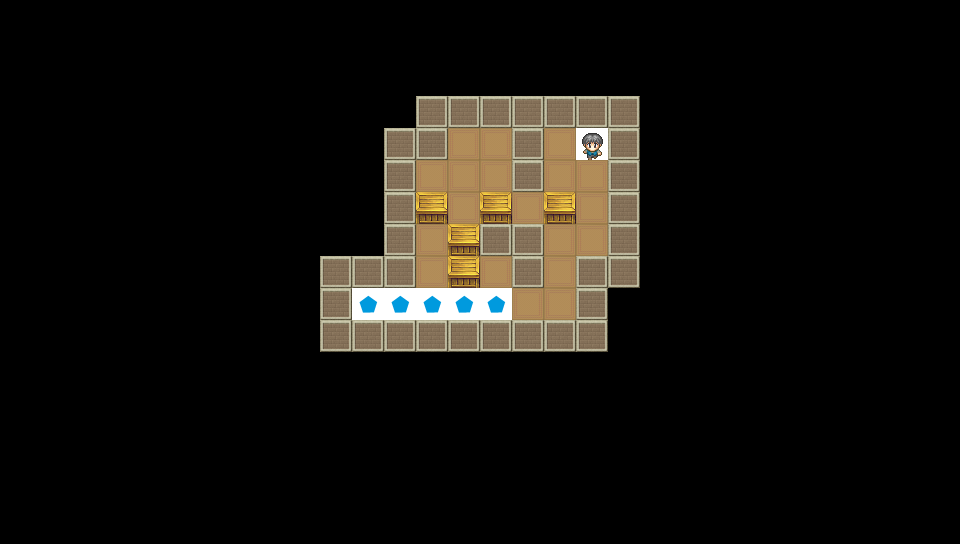

This game map was drawn from its Tiled (.tmx) file and the tilesets committed beside it. A one-line description and the full map source follow:
An orthogonal 30x17 tile map with 32x32 px tiles, 2 tile layers (GroundChip, GimmickChip).

<map version="1.5" tiledversion="1.6.0" orientation="orthogonal" renderorder="right-down" width="30" height="17" tilewidth="32" tileheight="32" infinite="0" nextlayerid="3" nextobjectid="1">
 <editorsettings>
  <export target="Stage3.csv" format="csv" />
 </editorsettings>
 <tileset firstgid="1" source="Chips.tsx" />
 <layer id="1" name="GroundChip" width="30" height="17">
  <data encoding="csv">
0,0,0,0,0,0,0,0,0,0,0,0,0,0,0,0,0,0,0,0,0,0,0,0,0,0,0,0,0,0,
0,0,0,0,0,0,0,0,0,0,0,0,0,0,0,0,0,0,0,0,0,0,0,0,0,0,0,0,0,0,
0,0,0,0,0,0,0,0,0,0,0,0,0,0,0,0,0,0,0,0,0,0,0,0,0,0,0,0,0,0,
0,0,0,0,0,0,0,0,0,0,0,0,0,3,3,3,3,3,3,3,0,0,0,0,0,0,0,0,0,0,
0,0,0,0,0,0,0,0,0,0,0,0,3,3,2,2,3,2,2,3,0,0,0,0,0,0,0,0,0,0,
0,0,0,0,0,0,0,0,0,0,0,0,3,2,2,2,3,2,2,3,0,0,0,0,0,0,0,0,0,0,
0,0,0,0,0,0,0,0,0,0,0,0,3,2,2,2,2,2,2,3,0,0,0,0,0,0,0,0,0,0,
0,0,0,0,0,0,0,0,0,0,0,0,3,2,2,3,3,2,2,3,0,0,0,0,0,0,0,0,0,0,
0,0,0,0,0,0,0,0,0,0,3,3,3,2,2,2,3,2,3,3,0,0,0,0,0,0,0,0,0,0,
0,0,0,0,0,0,0,0,0,0,3,2,2,2,2,2,2,2,3,0,0,0,0,0,0,0,0,0,0,0,
0,0,0,0,0,0,0,0,0,0,3,3,3,3,3,3,3,3,3,0,0,0,0,0,0,0,0,0,0,0,
0,0,0,0,0,0,0,0,0,0,0,0,0,0,0,0,0,0,0,0,0,0,0,0,0,0,0,0,0,0,
0,0,0,0,0,0,0,0,0,0,0,0,0,0,0,0,0,0,0,0,0,0,0,0,0,0,0,0,0,0,
0,0,0,0,0,0,0,0,0,0,0,0,0,0,0,0,0,0,0,0,0,0,0,0,0,0,0,0,0,0,
0,0,0,0,0,0,0,0,0,0,0,0,0,0,0,0,0,0,0,0,0,0,0,0,0,0,0,0,0,0,
0,0,0,0,0,0,0,0,0,0,0,0,0,0,0,0,0,0,0,0,0,0,0,0,0,0,0,0,0,0,
0,0,0,0,0,0,0,0,0,0,0,0,0,0,0,0,0,0,0,0,0,0,0,0,0,0,0,0,0,0
</data>
 </layer>
 <layer id="2" name="GimmickChip" width="30" height="17">
  <data encoding="csv">
0,0,0,0,0,0,0,0,0,0,0,0,0,0,0,0,0,0,0,0,0,0,0,0,0,0,0,0,0,0,
0,0,0,0,0,0,0,0,0,0,0,0,0,0,0,0,0,0,0,0,0,0,0,0,0,0,0,0,0,0,
0,0,0,0,0,0,0,0,0,0,0,0,0,0,0,0,0,0,0,0,0,0,0,0,0,0,0,0,0,0,
0,0,0,0,0,0,0,0,0,0,0,0,0,0,0,0,0,0,0,0,0,0,0,0,0,0,0,0,0,0,
0,0,0,0,0,0,0,0,0,0,0,0,0,0,0,0,0,0,7,0,0,0,0,0,0,0,0,0,0,0,
0,0,0,0,0,0,0,0,0,0,0,0,0,0,0,0,0,0,0,0,0,0,0,0,0,0,0,0,0,0,
0,0,0,0,0,0,0,0,0,0,0,0,0,5,0,5,0,5,0,0,0,0,0,0,0,0,0,0,0,0,
0,0,0,0,0,0,0,0,0,0,0,0,0,0,5,0,0,0,0,0,0,0,0,0,0,0,0,0,0,0,
0,0,0,0,0,0,0,0,0,0,0,0,0,0,5,0,0,0,0,0,0,0,0,0,0,0,0,0,0,0,
0,0,0,0,0,0,0,0,0,0,0,6,6,6,6,6,0,0,0,0,0,0,0,0,0,0,0,0,0,0,
0,0,0,0,0,0,0,0,0,0,0,0,0,0,0,0,0,0,0,0,0,0,0,0,0,0,0,0,0,0,
0,0,0,0,0,0,0,0,0,0,0,0,0,0,0,0,0,0,0,0,0,0,0,0,0,0,0,0,0,0,
0,0,0,0,0,0,0,0,0,0,0,0,0,0,0,0,0,0,0,0,0,0,0,0,0,0,0,0,0,0,
0,0,0,0,0,0,0,0,0,0,0,0,0,0,0,0,0,0,0,0,0,0,0,0,0,0,0,0,0,0,
0,0,0,0,0,0,0,0,0,0,0,0,0,0,0,0,0,0,0,0,0,0,0,0,0,0,0,0,0,0,
0,0,0,0,0,0,0,0,0,0,0,0,0,0,0,0,0,0,0,0,0,0,0,0,0,0,0,0,0,0,
0,0,0,0,0,0,0,0,0,0,0,0,0,0,0,0,0,0,0,0,0,0,0,0,0,0,0,0,0,0
</data>
 </layer>
</map>